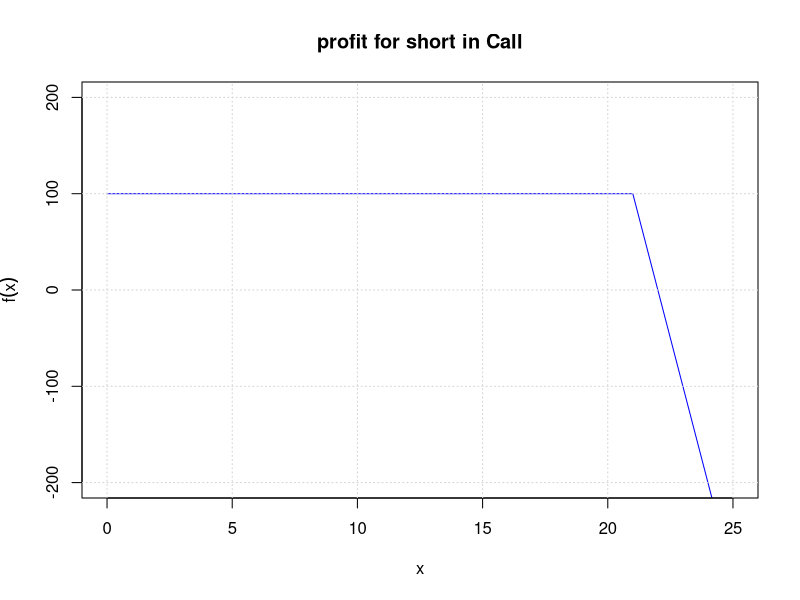
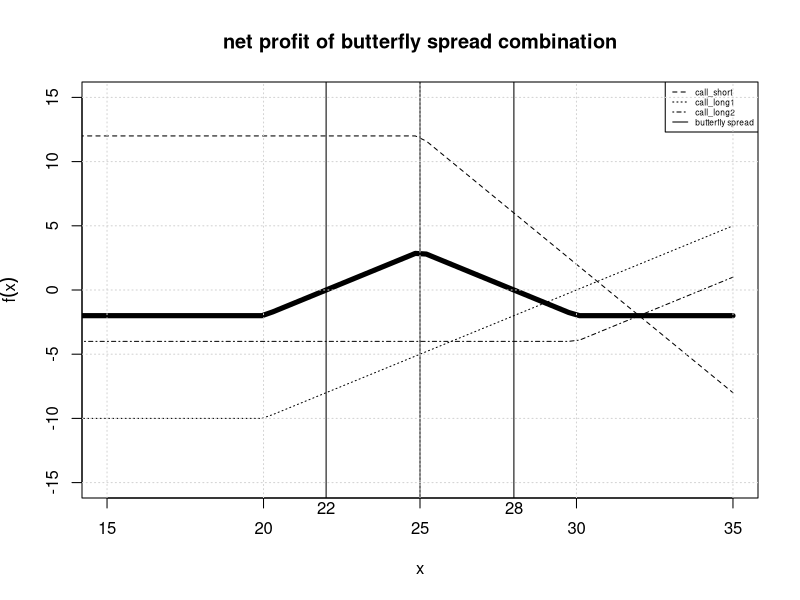

Here is the R script that generated these plots, in order:
## ---- chunk 1
size <- 100 
k<-21  
f<-100 
s0<-20  
call_short <- function(s){
  100 + sapply(s, function(s) min(c(k-s,0))*size)
}  

curve(call_short,0,25, main = "profit for short in Call", col = "blue", lty=1,lwd=1,ylab=expression(f(x)),ylim = c(-200,200))
grid()

## ---- chunk 2
c=4
p=3
r=0.1
k=22
s0=20
t<- 0.5
parity<-data.frame(p+s0,c+k*exp(-r*t))
names(parity)<-c("p+s0","c+k*exp(-r*t)")
parity
## ---- chunk 3
k1<-20
c1<-10
k2<-30
c2<-4

k3<-25
c3<-6  

call_short <- function(s){
  c3*2 + sapply(s, function(s) min(c(k3-s,0))*2)
}  

call_long1 <-function(s){
  -c1 + sapply(s, function(s) max(c(s-k1,0)))
}
call_long2 <-function(s){
  -c2 + sapply(s, function(s) max(c(s-k2,0)))
}
net_profit<-function(s){
  call_long2(s)+call_long1(s)+call_short(s)
}
profit<-net_profit(seq(20,30,by = 0.01))  


curve(call_short,0,35,ylim=c(-15,15),xlim=c(15,35),lty=2,main="net profit of butterfly spread combination",ylab=expression(f(x)))
curve(call_long1,0,35,lty=3,add = T)
curve(call_long2,0,35,lty=4,add = T)
curve(net_profit,0,35,lty=1,lwd=5,add = T)
abline(v=seq(20,30,by = 0.01)[which.max(profit)])
legend("topright",lty=c(2,3,4,1),c("call_short","call_long1","call_long2","butterfly spread"),cex = .5) 
zero_point<-seq(20,30,by = 0.01)[which(abs(profit)<0.001)]
abline(v=zero_point)
mtext(text = as.character(zero_point), at = zero_point,side = 1)
grid()

## ---- chunk 4
s0=10
r=0.12
k=10.5
su=11
sd=9

(delta<-(su-k-0)/(su-sd))
(f<-delta*s0-(delta*sd*exp(-r*0.25)))
## ---- chunk 5
n = 10
tau= 1
r = .06
S0 = 100
u = 1.1 
d = 0.9
K = 110   
pu=(exp(r*tau)-d)/(u-d)
pd=1-pu

S<- vector("list",10)# market price of the underlying asset
for(i in seq(10)){
  for(j in 0:i){
    S[[i]]<-c(S[[i]],S0*d^j*u^(i-j))
  }
}


V<-vector("list",10)# value for the option
V[[10]]<-sapply(S[[10]],function(s) max(c(s-K,0)))
for(i in 9:1){
  for(j in 1:(i+1)){
    V[[i]]<-c(V[[i]],exp(-r*tau)*(pu*V[[i+1]][j] +pd*V[[i+1]][j+1]))
  }
}
V

print(exp(-r*tau*1)*(pu*V[[1]][1] +pd*V[[1]][2])) #the present fair price for the option. from the view of recursive function.

p_bio<-sapply(n:0,function(j) choose(n,j)*pu^(j)*pd^(n-j))
print(exp(-r*tau*n)*(V[[10]]%*%p_bio)) #the present fair price for the option. from the view of bionomial model

